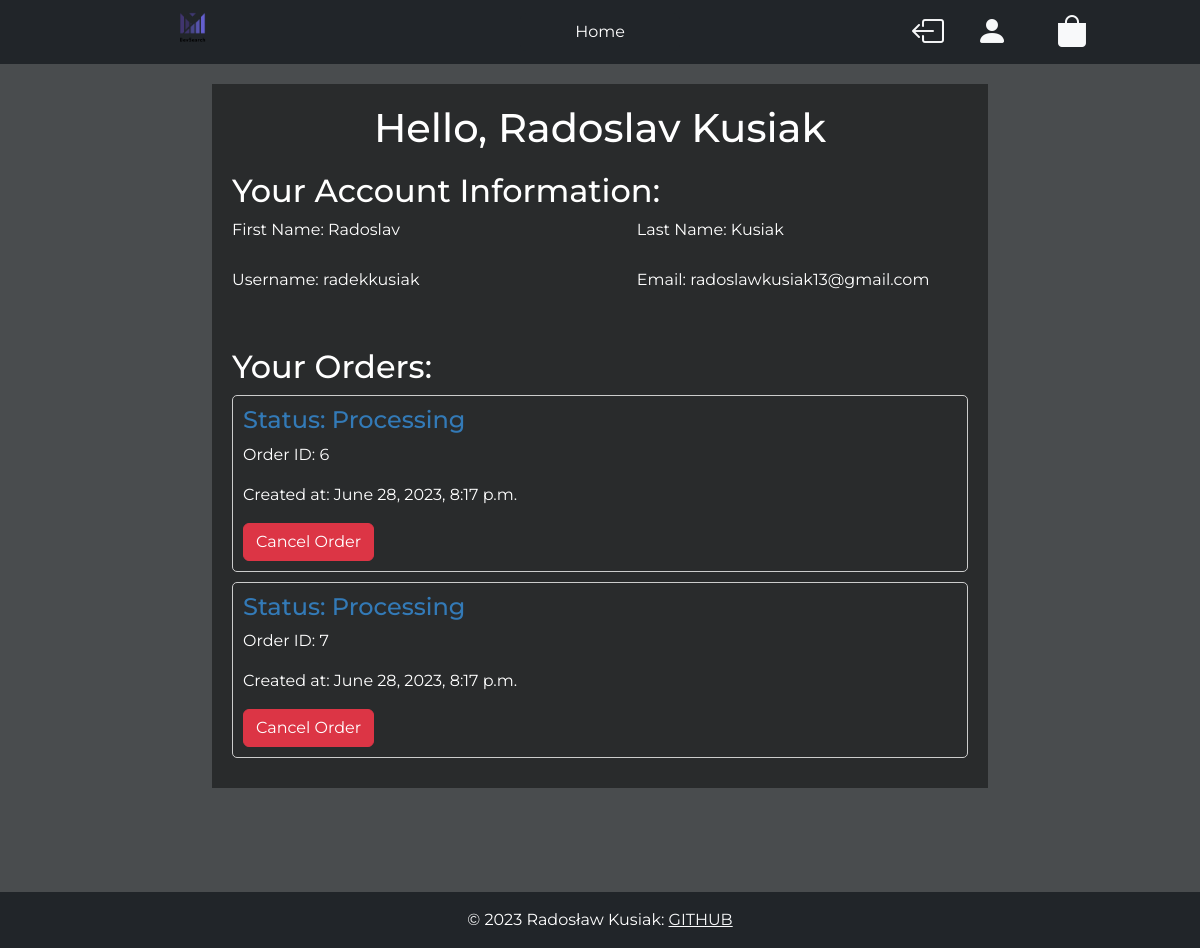
/profile (signed in), run on an earlier commit of the app's database.
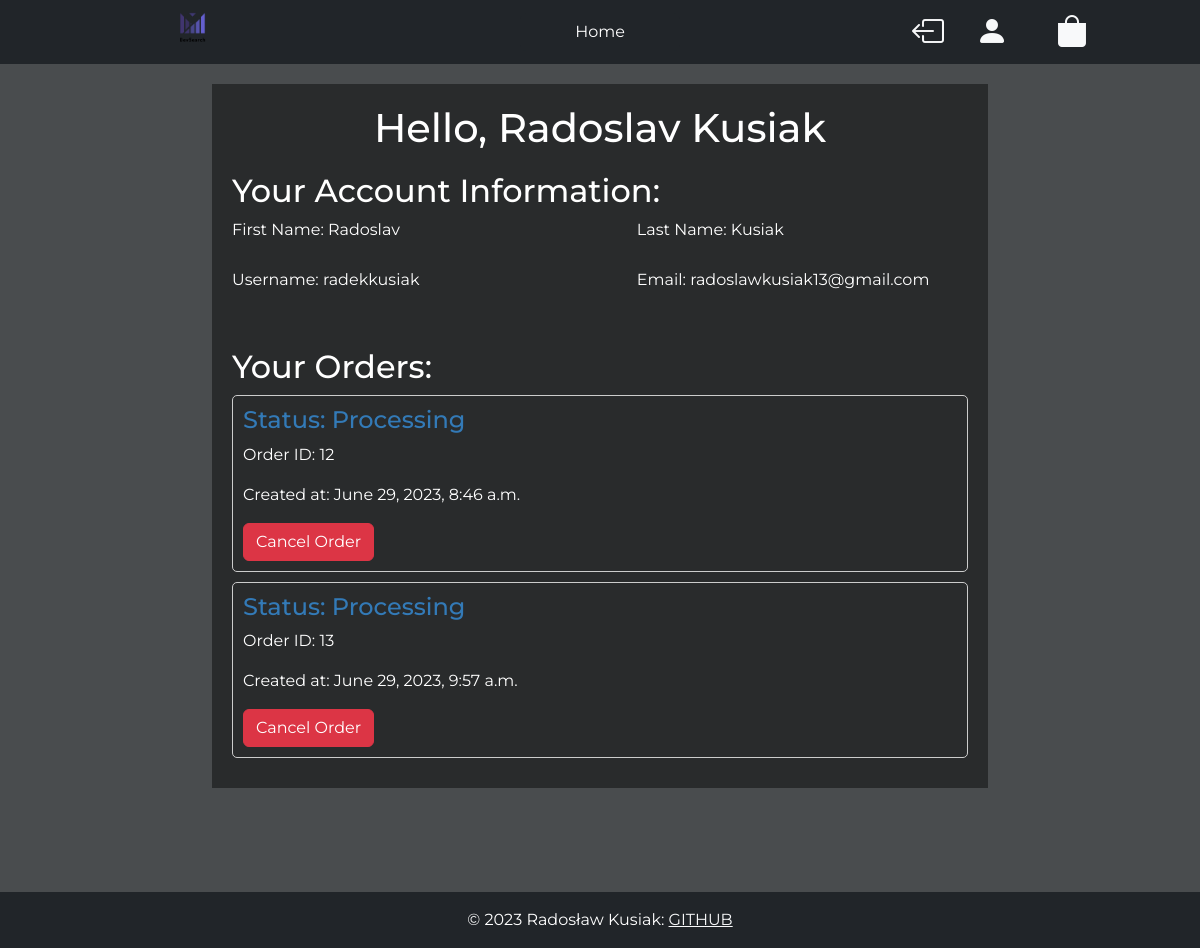
And on a later commit of the database.
### main/models.py (models this page shows, shortened)
class Profile(models.Model):
    user = models.ForeignKey(User,on_delete=models.CASCADE)
    firstname = models.CharField(max_length=50)
    lastname = models.CharField(max_length=50)
    email = models.EmailField()
    phone_number = models.CharField(max_length=9,null=True)

class OrderDetails(models.Model):
    first_name = models.CharField(max_length=50)
    last_name = models.CharField(max_length=50)
    email = models.EmailField()
    phone = models.CharField(max_length=9)
    address = models.CharField(max_length=50)
    created_at = models.DateTimeField(default=timezone.now)
    status = models.BooleanField(default=False)
    order = models.ForeignKey('Order',on_delete=models.CASCADE,null=True)
    total_price = models.FloatField(default=0)

### main/views.py (the view)
# urls.py: path('profile',views.ProfilePage.as_view(),name='profile_page'),
class ProfilePage(LoginRequiredMixin,View):
    def get(self,request):
        profile = Profile.objects.get(user=request.user)
        orders_list = []
        for order in self.get_orders():
            orders_list.append(OrderDetails.objects.get(order=order))
        context = {'profile':profile,'orders':orders_list}
        return render(request,'main/profile_page.html',context)
    def get_orders(self):
        orders = Order.objects.filter(owner=Profile.objects.get(user=self.request.user),status=True)
        return orders

### main/templates/main/profile_page.html (shortened to what this page needs)
{% extends 'main/base.html' %}
{% load static %}
{% block css %}
<link rel="stylesheet" href="{% static 'css/profile.css' %}">
{% endblock %}
{% block content %}
<div class="profile_container">
    <div class="profile_title">
        <h1>Hello, {{ profile.firstname }} {{ profile.lastname }}</h1>
    </div>
    <div class="profile_data">
        <h2>Your Account Information:</h2>
        <div class="profile_data_1">
            <div class="p_data">
                <p>First Name: {{ profile.firstname }}</p>
            </div>
            <div class="p_data">
                <p>Last Name: {{ profile.lastname }}</p>
            </div>
        </div>
        <div class="profile_data_1">
            <div class="p_data">
                <p>Username: {{ profile.user.username }}</p>
            </div>
            <div class="p_data">
                <p>Email: {{ profile.email }}</p>
            </div>
        </div>
    </div>
    <div class="your_orders">
        <h2>Your Orders:</h2>
        {% if orders %}
        {% for order in orders %}
        <div class="order">
            <h4>Status: {% if order.status %}Ready to Ship{% else %}Processing{% endif %}</h4>
            <p>Order ID: {{ order.id }}</p>
            <p>Created at: {{ order.created_at }}</p>
            {% if not order.status %}
            <form method="post" action="">
                <button type="submit" class="btn btn-danger">Cancel Order</button>
            </form>
            {% endif %}
        </div>
        {% endfor %}
        {% else %}
        <p>No orders found.</p>
        {% endif %}
    </div>
</div>
{% endblock %}

### main/templates/main/base.html (shortened to what this page needs)
{% load static %}
<!DOCTYPE html>
<html lang="en">
<head>
    <link href="https://cdn.jsdelivr.net/npm/bootstrap@5.3.0/dist/css/bootstrap.min.css" rel="stylesheet">
    <link rel="stylesheet" href="{% static 'css/global.css' %}">
    {% block css %} {% endblock %}
</head>
<body>
<div class="container-fluid bg-dark">
    <div class="row">
        <div class="col-lg-4 col-sm-2 d-flex justify-content-center">
            <a href="/" class="base_logo_photo"><img src="{% static 'images/logo_transparent.png' %}" alt=""></a>
        </div>
        <div class="col-lg-4 col-sm-6 d-flex justify-content-center align-items-center">
            <ul class="nav">
                <li class="nav-item">
                    <a href="/" class="btn btn-dark" style="width: 10rem;">Home</a>
                </li>
            </ul>
        </div>
        <div class="col-lg-4 col-sm-4 d-flex justify-content-center align-items-center">
            <ul class="nav">
            {% if user.is_authenticated %}
                <li class="nav-item">
                    <a href="{% url 'logout_request' %}" class="nav-link">
                        <i class="bi bi-box-arrow-left link-light cart_icon"></i>
                    </a>
                </li>
                <li class="nav-item">
                    <a href="{% url 'profile_page' %}" class="nav-link" style="width: 5rem;">
                        <i class="bi bi-person-fill link-light cart_icon"></i>
                    </a>
                </li>
            {% endif %}
                <li class="nav-item">
                    <a href="{% url 'cart_page' %}" class="nav-link">
                        <i class="bi bi-bag-fill link-light cart_icon"></i>
                    </a>
                </li>
            </ul>
        </div>
    </div>
</div>
    <div class="container-fluid cont">
        {% block content %}
        {% endblock %}
    </div>
    <footer class="bg-dark text-center text-lg-start" style="margin-top: 0.5rem;">
        <div class="text-center p-3" style="color: white;">
          © 2023 Radosław Kusiak:
          <a class="text-light" href="https://github.com/RadekKusiak71/Ecommerce"> GITHUB</a>
        </div>
      </footer>
</body>
</html>

### main/static/css/global.css (style rules this page uses)
* { margin: 0; padding: 0; box-sizing: border-box; }
body { background-color: #494c4e; }
body { font-family: 'Montserrat', sans-serif; height: fit-content; }
.cont { width: 70%; margin: auto; }
.base_logo_photo { width: 20%; height: 20%; }
.base_logo_photo img { width: 80%; }
.cart_icon { font-size: 2rem; transition: 0.3s ease-in-out; }

### main/static/css/profile.css (style rules this page uses)
.cont { min-height: 100vh; height: fit-content; color: white; }
.profile_container { margin: 20px; padding: 20px; background-color: #292b2c; }
.profile_title { text-align: center; margin-bottom: 20px; }
.profile_data { margin-bottom: 40px; }
.profile_data_1 { display: flex; justify-content: space-between; margin-bottom: 10px; }
.p_data { width: 45%; }
.your_orders { margin-top: 30px; }
.order { border: 1px solid #ccc; padding: 10px; margin-bottom: 10px; border-radius: 5px; }
.order h4 { color: #337ab7; }

What changed in the data, as far as the page shows it:
removed OrderDetails: status "Processing", id "6", created_at "June 28, 2023, 8:17 p.m."
removed OrderDetails: status "Processing", id "7", created_at "June 28, 2023, 8:17 p.m."
added OrderDetails: status "Processing", id "12", created_at "June 29, 2023, 8:46 a.m."
added OrderDetails: status "Processing", id "13", created_at "June 29, 2023, 9:57 a.m."
